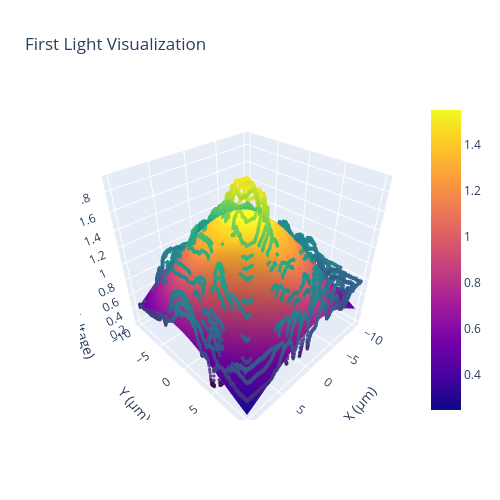

The code cell stored with this chart in its notebook:
### Code cell
### Broad scan, can make it small scan with generate_linear_spiral((5, 5), 10)
stage = 'l'
line_numbers = [0, 1, 2]    # motion i/o for left XY, right XY, all Z (works assuming both fibers don't move at the same time)
speed = 7# 7                  # Speed setting from 0-9. Higher is only faster to a point.
# ai_channel = 'ai1'

broad_range = True
if broad_range == True:
    commands = flc.pgen.generate_linear_spiral((20, 20), 40)    # params are scan dimension (should be x,y) and number of steps., (10,10,20)
else:
    commands = flc.pgen.generate_linear_spiral((5, 5), 10)    # params are scan dimension (should be x,y) and number of steps., (10,10,20)
# commands = flc.pgen.generate_linear_spiral((10, 10), 20)    # params are scan dimension (should be x,y) and number of steps., (10,10,20)
result = flc.scan_path(stage, commands, speed, line_numbers, perform_regression = True)

datapoints = result['datapoints']

# Not plotting the distribution
fig = result['figure']

## Maximum point delta
max_point = datapoints[
    np.argmax(datapoints[:, 2])
][:2]
print(f"Maximum: {max_point}")

fig.show()

### Figure 1 — Plotly figure (JSON) as saved in the notebook; plotly's stock layout.template omitted (floating-point values rounded to 4 significant figures; data arrays with more than 128 entries replaced by an {"elided": "..."} marker saying what was removed)
{"data": [{"marker": {"color": {"elided": "38223 float values"}, "colorscale": [[0, "#440154"], [0.1111, "#482878"], [0.2222, "#3e4989"], [0.3333, "#31688e"], [0.4444, "#26828e"], [0.5556, "#1f9e89"], [0.6667, "#35b779"], [0.7778, "#6ece58"], [0.8889, "#b5de2b"], [1, "#fde725"]], "opacity": 0.8, "size": 2}, "mode": "markers", "name": "Datapoints", "type": "scatter3d", "x": {"elided": "38223 float values"}, "y": {"elided": "38223 float values"}, "z": {"elided": "38223 float values"}}, {"type": "surface", "x": {"elided": "100x100 float values"}, "y": {"elided": "100x100 float values"}, "z": {"elided": "100x100 float values"}}], "layout": {"autosize": true, "height": 500, "scene": {"aspectmode": "cube", "xaxis": {"title": {"text": "X (μm)"}}, "yaxis": {"title": {"text": "Y (μm)"}}, "zaxis": {"title": {"text": "Radiant Power (Voltage)"}}}, "title": {"text": "First Light Visualization"}, "width": 500, "yaxis": {"scaleanchor": "x", "scaleratio": 1}}}
